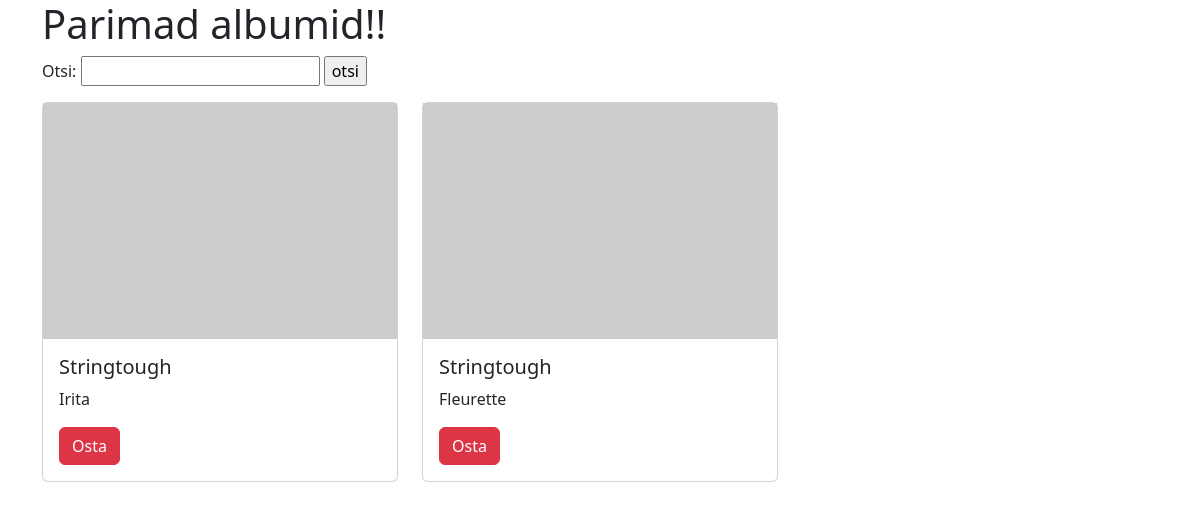
/muusikapood/index.php?s=Stringtough, run on the app's committed database.
### tables this page shows
CREATE TABLE `albumid` (
  `id` int(10) NOT NULL,
  `artist` varchar(255) NOT NULL,
  `album` varchar(255) NOT NULL,
  `aasta` year(4) NOT NULL,
  `hind` decimal(6,2) NOT NULL
);

### muusikapood/index.php (the view, shortened to what this page needs)
<?php
include("config.php");
?>
<html lang="et">
    <head>
        <link
            href="https://cdn.jsdelivr.net/npm/bootstrap@5.3.2/dist/css/bootstrap.min.css"
            rel="stylesheet"
        />
    </head>
    <body>
        <main>
        <div class="container">
        <h1>Parimad albumid!!</h1>
        <form action="" method="get">
            Otsi: <input type="text" name="s">
            <input type="submit" value="otsi">
        </form>
        <div class="row row-cols-1 row-cols-md-3 g-4">
           <?php
        if (!empty($_GET['s'])) {
            $s = $_GET['s'];
            $paring = ' SELECT album, artist
                        FROM albumid
                        WHERE album
                        LIKE "%'.$s.'%"
                        ';
        }
        else {
            $paring = " SELECT album, artist
                        FROM albumid
                        ORDER BY album ASC
                        LIMIT 10
                        ";
        }
            $valjund = mysqli_query($yhendus, $paring);
            while ($rida  = mysqli_fetch_assoc($valjund)) {
                echo '<div class="col">
                <div class="card">
                <img src="https://picsum.photos/600/400" alt="">
                  <div class="card-body">
                    <h5 class="card-title">'.$rida ['album'].'</h5>
                    <p class="card-text">'.$rida ['artist'].'</p>
                    <a herf="#" class= "btn btn-danger">Osta</a>
                  </div>
                </div>
              </div>';
            }
?>
  </div>
</div>
        </main>
    </body>
</html>

### data on the page
albumid: album "Stringtough", artist "Irita"
albumid: album "Stringtough", artist "Fleurette"
